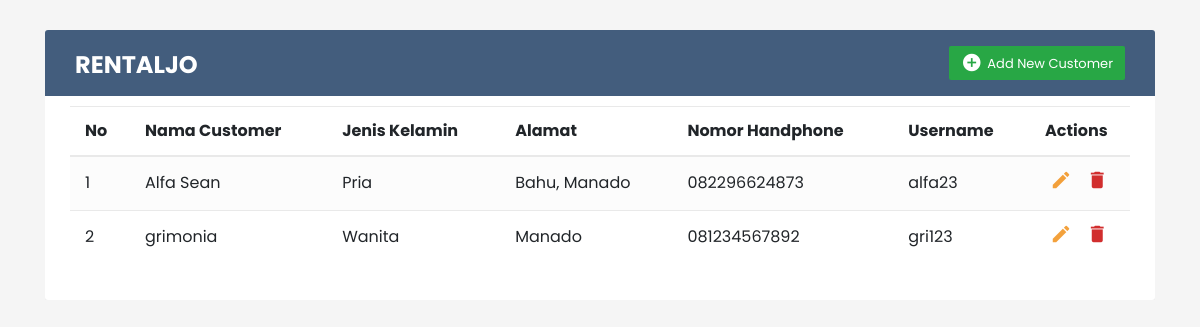
Before: /Admin/customer.php with the older database file.
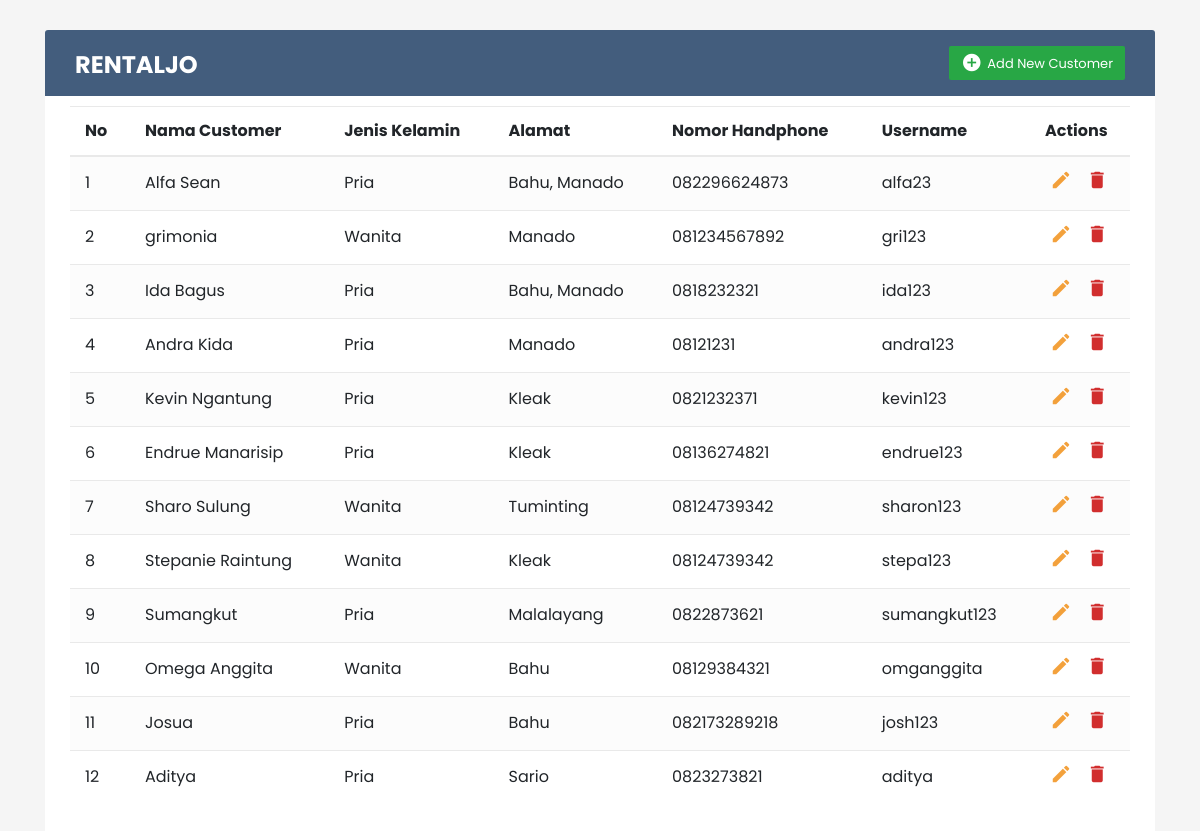
After: the same page with the newer database file.
### tables this page shows
CREATE TABLE `tb_customer` (
  `id_customer` int(10) NOT NULL,
  `username` varchar(30) NOT NULL,
  `password` varchar(255) NOT NULL,
  `nama_customer` varchar(30) NOT NULL,
  `jenis_kelamin` varchar(15) NOT NULL,
  `alamat` varchar(30) NOT NULL,
  `no_hp` varchar(15) NOT NULL
);

### Admin/customer.php (the view, shortened to what this page needs)
<!DOCTYPE html>
<html lang="en">
<head>
	<link rel="stylesheet" href="https://stackpath.bootstrapcdn.com/bootstrap/4.5.0/css/bootstrap.min.css">
	<link rel="stylesheet" href="https://maxcdn.bootstrapcdn.com/font-awesome/4.7.0/css/font-awesome.min.css">
	<link rel="stylesheet" href="css/style.css">
</head>
<body>
<div class="content-wrapper">
	<div class="container-xl">
		<div class="table-responsive">
			<div class="table-wrapper">
				<div class="table-title">
					<div class="row">
						<div class="col-sm-6">
							<h2><b>RENTALJO</b></h2>
						</div>
						<div class="col-sm-6">
							<a href="admin.php?p=addcustomer" class="btn btn-success"><i class="material-icons">&#xE147;</i>
								<span>Add New Customer</span></a>
						</div>
					</div>
				</div>
				<?php
				$servername = "localhost";
				$username = "root";
				$password = "";
				$dbname = "db_rental_motor";
				$conn = new mysqli($servername, $username, $password, $dbname);
				$no = 0;
				$query = "SELECT * FROM tb_customer";
				$result = mysqli_query($conn, $query);
				if (mysqli_num_rows($result) > 0) {
					echo '<table class="table table-striped table-hover">
					<thead>
					<tr>
							<th>No</th>
							<th>Nama Customer</th>
							<th>Jenis Kelamin</th>
							<th>Alamat</th>
							<th>Nomor Handphone</th>
							<th>Username</th>
							<th>Actions</th>
						</tr>
				</thead>';
        while ($row = mysqli_fetch_assoc($result)) {
			$no++;
            echo '<tr>
                    <td>' . $no . '</td>
                    <td>' . $row['nama_customer'] . '</td>
                    <td>' . $row['jenis_kelamin'] . '</td>
                    <td>' . $row['alamat'] . '</td>
                    <td>' . $row['no_hp'] . '</td>
                    <td>' . $row['username'] . '</td>
					<td>
									<a href="admin.php?p=updatecustomer&menu_upd='.$row['id_customer'].'" class="edit"><i class="material-icons" data-toggle="tooltip"
											title="Edit">&#xE254;</i></a>
									<a href="deleteCustomer.php?menu_del='.$row['id_customer'].'" class="delete"><i class="material-icons"
											data-toggle="tooltip" title="Delete">&#xE872;</i></a>
								</td>
                </tr>';
        }
        echo '</table>';
    } else {
        echo 'Tidak ada data motor.';
    }
	?>
			</div>
		</div>
	</div>
</div>
</body>
</html>

Changed rows visible on the page:
added tb_customer: nama_customer "Ida Bagus", jenis_kelamin "Pria", alamat "Bahu, Manado", no_hp "0818232321", username "ida123"
added tb_customer: nama_customer "Andra Kida", jenis_kelamin "Pria", alamat "Manado", no_hp "08121231", username "andra123"
added tb_customer: nama_customer "Kevin Ngantung", jenis_kelamin "Pria", alamat "Kleak", no_hp "0821232371", username "kevin123"
added tb_customer: nama_customer "Endrue Manarisip", jenis_kelamin "Pria", alamat "Kleak", no_hp "08136274821", username "endrue123"
added tb_customer: nama_customer "Sharo Sulung", jenis_kelamin "Wanita", alamat "Tuminting", no_hp "08124739342", username "sharon123"
added tb_customer: nama_customer "Stepanie Raintung", jenis_kelamin "Wanita", alamat "Kleak", no_hp "08124739342", username "stepa123"
added tb_customer: nama_customer "Sumangkut", jenis_kelamin "Pria", alamat "Malalayang", no_hp "0822873621", username "sumangkut123"
added tb_customer: nama_customer "Omega Anggita", jenis_kelamin "Wanita", alamat "Bahu", no_hp "08129384321", username "omganggita"
added tb_customer: nama_customer "Josua", jenis_kelamin "Pria", alamat "Bahu", no_hp "082173289218", username "josh123"
added tb_customer: nama_customer "Aditya", jenis_kelamin "Pria", alamat "Sario", no_hp "0823273821", username "aditya"
